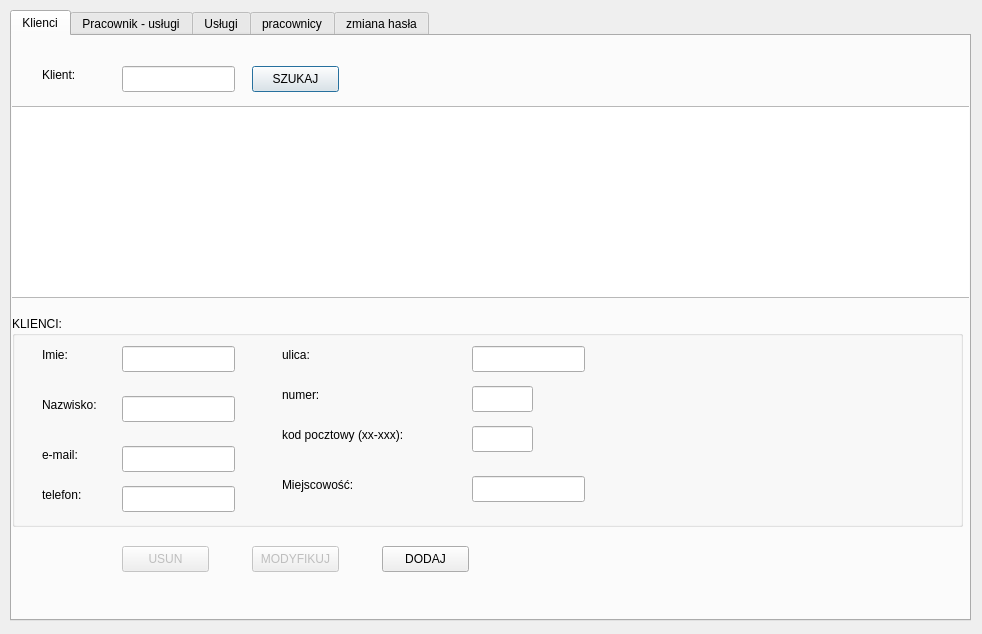
<?xml version="1.0" encoding="UTF-8"?>
<ui version="4.0">
 <class>Program</class>
 <widget class="QDialog" name="Program">
  <property name="windowModality">
   <enum>Qt::NonModal</enum>
  </property>
  <property name="geometry">
   <rect>
    <x>0</x>
    <y>0</y>
    <width>982</width>
    <height>634</height>
   </rect>
  </property>
  <property name="windowTitle">
   <string>Dialog</string>
  </property>
  <widget class="QTabWidget" name="tabWidget">
   <property name="geometry">
    <rect>
     <x>10</x>
     <y>10</y>
     <width>961</width>
     <height>611</height>
    </rect>
   </property>
   <property name="layoutDirection">
    <enum>Qt::LeftToRight</enum>
   </property>
   <property name="currentIndex">
    <number>0</number>
   </property>
   <widget class="QWidget" name="tab_3">
    <attribute name="title">
     <string>Klienci</string>
    </attribute>
    <widget class="QPushButton" name="btnKSzukaj">
     <property name="geometry">
      <rect>
       <x>240</x>
       <y>30</y>
       <width>87</width>
       <height>26</height>
      </rect>
     </property>
     <property name="text">
      <string>SZUKAJ</string>
     </property>
    </widget>
    <widget class="QLineEdit" name="txtKszukaj">
     <property name="geometry">
      <rect>
       <x>110</x>
       <y>30</y>
       <width>113</width>
       <height>26</height>
      </rect>
     </property>
    </widget>
    <widget class="QLabel" name="label_24">
     <property name="geometry">
      <rect>
       <x>30</x>
       <y>30</y>
       <width>66</width>
       <height>18</height>
      </rect>
     </property>
     <property name="text">
      <string>Klient:</string>
     </property>
    </widget>
    <widget class="QTableView" name="dgKlienci">
     <property name="geometry">
      <rect>
       <x>-10</x>
       <y>70</y>
       <width>971</width>
       <height>192</height>
      </rect>
     </property>
    </widget>
    <widget class="QGroupBox" name="gbKlienci">
     <property name="geometry">
      <rect>
       <x>0</x>
       <y>280</y>
       <width>951</width>
       <height>211</height>
      </rect>
     </property>
     <property name="title">
      <string>KLIENCI:</string>
     </property>
     <widget class="QLineEdit" name="txtKImie">
      <property name="geometry">
       <rect>
        <x>110</x>
        <y>30</y>
        <width>113</width>
        <height>26</height>
       </rect>
      </property>
     </widget>
     <widget class="QLabel" name="label_25">
      <property name="geometry">
       <rect>
        <x>30</x>
        <y>30</y>
        <width>66</width>
        <height>18</height>
       </rect>
      </property>
      <property name="text">
       <string>Imie:</string>
      </property>
     </widget>
     <widget class="QLineEdit" name="txtKNazwisko">
      <property name="geometry">
       <rect>
        <x>110</x>
        <y>80</y>
        <width>113</width>
        <height>26</height>
       </rect>
      </property>
     </widget>
     <widget class="QLabel" name="label_26">
      <property name="geometry">
       <rect>
        <x>30</x>
        <y>80</y>
        <width>66</width>
        <height>18</height>
       </rect>
      </property>
      <property name="text">
       <string>Nazwisko:</string>
      </property>
     </widget>
     <widget class="QLineEdit" name="txtKemail">
      <property name="geometry">
       <rect>
        <x>110</x>
        <y>130</y>
        <width>113</width>
        <height>26</height>
       </rect>
      </property>
      <property name="inputMethodHints">
       <set>Qt::ImhEmailCharactersOnly</set>
      </property>
     </widget>
     <widget class="QLabel" name="label_27">
      <property name="geometry">
       <rect>
        <x>30</x>
        <y>130</y>
        <width>66</width>
        <height>18</height>
       </rect>
      </property>
      <property name="text">
       <string>e-mail:</string>
      </property>
     </widget>
     <widget class="QLineEdit" name="txtKulica">
      <property name="geometry">
       <rect>
        <x>460</x>
        <y>30</y>
        <width>113</width>
        <height>26</height>
       </rect>
      </property>
     </widget>
     <widget class="QLabel" name="label_28">
      <property name="geometry">
       <rect>
        <x>270</x>
        <y>30</y>
        <width>81</width>
        <height>18</height>
       </rect>
      </property>
      <property name="text">
       <string>ulica:</string>
      </property>
     </widget>
     <widget class="QLineEdit" name="txtKnumer">
      <property name="geometry">
       <rect>
        <x>460</x>
        <y>70</y>
        <width>61</width>
        <height>26</height>
       </rect>
      </property>
      <property name="inputMethodHints">
       <set>Qt::ImhPreferNumbers</set>
      </property>
     </widget>
     <widget class="QLabel" name="label_29">
      <property name="geometry">
       <rect>
        <x>270</x>
        <y>70</y>
        <width>66</width>
        <height>18</height>
       </rect>
      </property>
      <property name="text">
       <string>numer:</string>
      </property>
     </widget>
     <widget class="QLineEdit" name="txtKpoczta">
      <property name="geometry">
       <rect>
        <x>460</x>
        <y>110</y>
        <width>61</width>
        <height>26</height>
       </rect>
      </property>
     </widget>
     <widget class="QLabel" name="label_30">
      <property name="geometry">
       <rect>
        <x>270</x>
        <y>110</y>
        <width>151</width>
        <height>18</height>
       </rect>
      </property>
      <property name="text">
       <string>kod pocztowy (xx-xxx):</string>
      </property>
     </widget>
     <widget class="QLineEdit" name="txtKmiejscowosc">
      <property name="geometry">
       <rect>
        <x>460</x>
        <y>160</y>
        <width>113</width>
        <height>26</height>
       </rect>
      </property>
     </widget>
     <widget class="QLabel" name="label_31">
      <property name="geometry">
       <rect>
        <x>270</x>
        <y>160</y>
        <width>101</width>
        <height>18</height>
       </rect>
      </property>
      <property name="text">
       <string>Miejscowość:</string>
      </property>
     </widget>
     <widget class="QLabel" name="label_32">
      <property name="geometry">
       <rect>
        <x>30</x>
        <y>170</y>
        <width>66</width>
        <height>18</height>
       </rect>
      </property>
      <property name="text">
       <string>telefon:</string>
      </property>
     </widget>
     <widget class="QLineEdit" name="txtKtelefon">
      <property name="geometry">
       <rect>
        <x>110</x>
        <y>170</y>
        <width>113</width>
        <height>26</height>
       </rect>
      </property>
      <property name="inputMethodHints">
       <set>Qt::ImhPreferNumbers</set>
      </property>
     </widget>
    </widget>
    <widget class="QPushButton" name="btnKDodaj">
     <property name="geometry">
      <rect>
       <x>370</x>
       <y>510</y>
       <width>87</width>
       <height>26</height>
      </rect>
     </property>
     <property name="text">
      <string>DODAJ</string>
     </property>
    </widget>
    <widget class="QPushButton" name="btnKModyfikuj">
     <property name="enabled">
      <bool>false</bool>
     </property>
     <property name="geometry">
      <rect>
       <x>240</x>
       <y>510</y>
       <width>87</width>
       <height>26</height>
      </rect>
     </property>
     <property name="text">
      <string>MODYFIKUJ</string>
     </property>
    </widget>
    <widget class="QPushButton" name="btnKUsun">
     <property name="enabled">
      <bool>false</bool>
     </property>
     <property name="geometry">
      <rect>
       <x>110</x>
       <y>510</y>
       <width>87</width>
       <height>26</height>
      </rect>
     </property>
     <property name="text">
      <string>USUN</string>
     </property>
    </widget>
   </widget>
   <widget class="QWidget" name="tab_2">
    <attribute name="title">
     <string>Pracownik - usługi</string>
    </attribute>
    <widget class="QLineEdit" name="txtPUSzukaj">
     <property name="geometry">
      <rect>
       <x>130</x>
       <y>30</y>
       <width>113</width>
       <height>26</height>
      </rect>
     </property>
    </widget>
    <widget class="QLabel" name="label_18">
     <property name="geometry">
      <rect>
       <x>30</x>
       <y>30</y>
       <width>91</width>
       <height>18</height>
      </rect>
     </property>
     <property name="text">
      <string>Pracownik:</string>
     </property>
    </widget>
    <widget class="QPushButton" name="btnPUSzukaj">
     <property name="geometry">
      <rect>
       <x>270</x>
       <y>30</y>
       <width>87</width>
       <height>26</height>
      </rect>
     </property>
     <property name="text">
      <string>SZUKAJ</string>
     </property>
    </widget>
    <widget class="QTableView" name="dgPUPracownicy">
     <property name="geometry">
      <rect>
       <x>400</x>
       <y>30</y>
       <width>551</width>
       <height>191</height>
      </rect>
     </property>
    </widget>
    <widget class="QLabel" name="label_19">
     <property name="geometry">
      <rect>
       <x>400</x>
       <y>10</y>
       <width>131</width>
       <height>18</height>
      </rect>
     </property>
     <property name="text">
      <string>PRACOWNICY:</string>
     </property>
    </widget>
    <widget class="QTableView" name="dgPUUslugi">
     <property name="geometry">
      <rect>
       <x>400</x>
       <y>290</y>
       <width>551</width>
       <height>191</height>
      </rect>
     </property>
     <property name="autoFillBackground">
      <bool>false</bool>
     </property>
    </widget>
    <widget class="QLabel" name="label_20">
     <property name="geometry">
      <rect>
       <x>400</x>
       <y>270</y>
       <width>131</width>
       <height>18</height>
      </rect>
     </property>
     <property name="text">
      <string>USŁUGI:</string>
     </property>
    </widget>
    <widget class="QTableView" name="dgPUDodajUsluge">
     <property name="geometry">
      <rect>
       <x>10</x>
       <y>290</y>
       <width>361</width>
       <height>191</height>
      </rect>
     </property>
    </widget>
    <widget class="QLabel" name="label_21">
     <property name="geometry">
      <rect>
       <x>10</x>
       <y>270</y>
       <width>131</width>
       <height>18</height>
      </rect>
     </property>
     <property name="text">
      <string>DODAJ USŁUGĘ:</string>
     </property>
    </widget>
    <widget class="QLabel" name="label_22">
     <property name="geometry">
      <rect>
       <x>30</x>
       <y>100</y>
       <width>66</width>
       <height>18</height>
      </rect>
     </property>
     <property name="text">
      <string>Imie:</string>
     </property>
    </widget>
    <widget class="QLabel" name="label_23">
     <property name="geometry">
      <rect>
       <x>30</x>
       <y>150</y>
       <width>71</width>
       <height>16</height>
      </rect>
     </property>
     <property name="text">
      <string>Nazwisko:</string>
     </property>
    </widget>
    <widget class="QLineEdit" name="txtPUImie">
     <property name="geometry">
      <rect>
       <x>130</x>
       <y>100</y>
       <width>113</width>
       <height>26</height>
      </rect>
     </property>
    </widget>
    <widget class="QLineEdit" name="txtPUNazwisko">
     <property name="geometry">
      <rect>
       <x>130</x>
       <y>140</y>
       <width>113</width>
       <height>26</height>
      </rect>
     </property>
    </widget>
   </widget>
   <widget class="QWidget" name="tab">
    <attribute name="title">
     <string>Usługi</string>
    </attribute>
    <widget class="QPushButton" name="btnUSzukaj">
     <property name="geometry">
      <rect>
       <x>310</x>
       <y>10</y>
       <width>87</width>
       <height>26</height>
      </rect>
     </property>
     <property name="text">
      <string>SZUKAJ</string>
     </property>
    </widget>
    <widget class="QLineEdit" name="txtUzabieg">
     <property name="geometry">
      <rect>
       <x>100</x>
       <y>10</y>
       <width>201</width>
       <height>26</height>
      </rect>
     </property>
    </widget>
    <widget class="QLabel" name="label_13">
     <property name="geometry">
      <rect>
       <x>10</x>
       <y>10</y>
       <width>66</width>
       <height>18</height>
      </rect>
     </property>
     <property name="text">
      <string>zabieg</string>
     </property>
    </widget>
    <widget class="QTableView" name="dgZabiegi">
     <property name="geometry">
      <rect>
       <x>420</x>
       <y>10</y>
       <width>531</width>
       <height>561</height>
      </rect>
     </property>
    </widget>
    <widget class="QGroupBox" name="gbZabiegi">
     <property name="geometry">
      <rect>
       <x>0</x>
       <y>60</y>
       <width>411</width>
       <height>421</height>
      </rect>
     </property>
     <property name="title">
      <string>Zabiegi:</string>
     </property>
     <widget class="QLabel" name="label_14">
      <property name="geometry">
       <rect>
        <x>20</x>
        <y>60</y>
        <width>66</width>
        <height>18</height>
       </rect>
      </property>
      <property name="text">
       <string>nazwa:</string>
      </property>
     </widget>
     <widget class="QLabel" name="label_15">
      <property name="geometry">
       <rect>
        <x>20</x>
        <y>100</y>
        <width>66</width>
        <height>18</height>
       </rect>
      </property>
      <property name="text">
       <string>cena:</string>
      </property>
     </widget>
     <widget class="QLabel" name="label_16">
      <property name="geometry">
       <rect>
        <x>20</x>
        <y>140</y>
        <width>66</width>
        <height>18</height>
       </rect>
      </property>
      <property name="text">
       <string>czas:</string>
      </property>
     </widget>
     <widget class="QLabel" name="label_17">
      <property name="geometry">
       <rect>
        <x>20</x>
        <y>170</y>
        <width>66</width>
        <height>18</height>
       </rect>
      </property>
      <property name="text">
       <string>opis:</string>
      </property>
     </widget>
     <widget class="QLineEdit" name="txtUnazwa">
      <property name="geometry">
       <rect>
        <x>80</x>
        <y>60</y>
        <width>113</width>
        <height>26</height>
       </rect>
      </property>
     </widget>
     <widget class="QLineEdit" name="txtUcena">
      <property name="geometry">
       <rect>
        <x>80</x>
        <y>100</y>
        <width>71</width>
        <height>26</height>
       </rect>
      </property>
     </widget>
     <widget class="QLineEdit" name="txtUczas">
      <property name="geometry">
       <rect>
        <x>80</x>
        <y>140</y>
        <width>71</width>
        <height>26</height>
       </rect>
      </property>
     </widget>
     <widget class="QPushButton" name="btnUDodaj">
      <property name="geometry">
       <rect>
        <x>300</x>
        <y>390</y>
        <width>87</width>
        <height>26</height>
       </rect>
      </property>
      <property name="text">
       <string>DODAJ</string>
      </property>
     </widget>
     <widget class="QPushButton" name="btnUModyfikuj">
      <property name="enabled">
       <bool>false</bool>
      </property>
      <property name="geometry">
       <rect>
        <x>160</x>
        <y>390</y>
        <width>87</width>
        <height>26</height>
       </rect>
      </property>
      <property name="text">
       <string>MODYFIKUJ</string>
      </property>
     </widget>
     <widget class="QPushButton" name="btnUUsun">
      <property name="enabled">
       <bool>false</bool>
      </property>
      <property name="geometry">
       <rect>
        <x>30</x>
        <y>390</y>
        <width>87</width>
        <height>26</height>
       </rect>
      </property>
      <property name="text">
       <string>USUŃ</string>
      </property>
     </widget>
     <widget class="QTextEdit" name="txtUopis">
      <property name="geometry">
       <rect>
        <x>20</x>
        <y>190</y>
        <width>371</width>
        <height>191</height>
       </rect>
      </property>
     </widget>
    </widget>
   </widget>
   <widget class="QWidget" name="pracownicy">
    <attribute name="title">
     <string>pracownicy</string>
    </attribute>
    <widget class="QTableView" name="dgUzytkownicy">
     <property name="geometry">
      <rect>
       <x>495</x>
       <y>10</y>
       <width>451</width>
       <height>561</height>
      </rect>
     </property>
    </widget>
    <widget class="QLabel" name="label_4">
     <property name="geometry">
      <rect>
       <x>20</x>
       <y>10</y>
       <width>91</width>
       <height>51</height>
      </rect>
     </property>
     <property name="text">
      <string>Pracownik: </string>
     </property>
    </widget>
    <widget class="QLineEdit" name="txtPSzukaj">
     <property name="geometry">
      <rect>
       <x>120</x>
       <y>20</y>
       <width>171</width>
       <height>31</height>
      </rect>
     </property>
    </widget>
    <widget class="QPushButton" name="btnPSzukaj">
     <property name="geometry">
      <rect>
       <x>330</x>
       <y>20</y>
       <width>87</width>
       <height>26</height>
      </rect>
     </property>
     <property name="text">
      <string>SZUKAJ</string>
     </property>
    </widget>
    <widget class="QGroupBox" name="boxEdycjaUzytkownik">
     <property name="geometry">
      <rect>
       <x>20</x>
       <y>60</y>
       <width>441</width>
       <height>231</height>
      </rect>
     </property>
     <property name="title">
      <string>Edycja danych użytkownika:</string>
     </property>
     <widget class="QLabel" name="label_5">
      <property name="geometry">
       <rect>
        <x>30</x>
        <y>40</y>
        <width>66</width>
        <height>18</height>
       </rect>
      </property>
      <property name="text">
       <string>Imie:</string>
      </property>
     </widget>
     <widget class="QLineEdit" name="txtPImie">
      <property name="geometry">
       <rect>
        <x>130</x>
        <y>40</y>
        <width>113</width>
        <height>26</height>
       </rect>
      </property>
     </widget>
     <widget class="QLineEdit" name="txtPNazwisko">
      <property name="geometry">
       <rect>
        <x>130</x>
        <y>90</y>
        <width>113</width>
        <height>26</height>
       </rect>
      </property>
     </widget>
     <widget class="QLabel" name="label_6">
      <property name="geometry">
       <rect>
        <x>30</x>
        <y>90</y>
        <width>66</width>
        <height>18</height>
       </rect>
      </property>
      <property name="text">
       <string>Nazwisko:</string>
      </property>
     </widget>
     <widget class="QLineEdit" name="txtPLogin">
      <property name="geometry">
       <rect>
        <x>130</x>
        <y>140</y>
        <width>113</width>
        <height>26</height>
       </rect>
      </property>
     </widget>
     <widget class="QLabel" name="label_7">
      <property name="geometry">
       <rect>
        <x>30</x>
        <y>140</y>
        <width>66</width>
        <height>18</height>
       </rect>
      </property>
      <property name="text">
       <string>Login:</string>
      </property>
     </widget>
     <widget class="QCheckBox" name="cbP">
      <property name="geometry">
       <rect>
        <x>300</x>
        <y>90</y>
        <width>92</width>
        <height>24</height>
       </rect>
      </property>
      <property name="text">
       <string>Pracownik</string>
      </property>
     </widget>
    </widget>
    <widget class="QPushButton" name="btnPusun">
     <property name="enabled">
      <bool>false</bool>
     </property>
     <property name="geometry">
      <rect>
       <x>20</x>
       <y>540</y>
       <width>87</width>
       <height>26</height>
      </rect>
     </property>
     <property name="text">
      <string>usun</string>
     </property>
    </widget>
    <widget class="QPushButton" name="btnPmodyfikuj">
     <property name="enabled">
      <bool>false</bool>
     </property>
     <property name="geometry">
      <rect>
       <x>200</x>
       <y>540</y>
       <width>87</width>
       <height>26</height>
      </rect>
     </property>
     <property name="text">
      <string>modyfikuj</string>
     </property>
    </widget>
    <widget class="QPushButton" name="btnPdodaj">
     <property name="geometry">
      <rect>
       <x>360</x>
       <y>540</y>
       <width>87</width>
       <height>26</height>
      </rect>
     </property>
     <property name="text">
      <string>dodaj</string>
     </property>
    </widget>
    <widget class="QGroupBox" name="boxGodiznyPracy">
     <property name="enabled">
      <bool>false</bool>
     </property>
     <property name="geometry">
      <rect>
       <x>20</x>
       <y>300</y>
       <width>481</width>
       <height>211</height>
      </rect>
     </property>
     <property name="title">
      <string>Godziny pracy:</string>
     </property>
     <widget class="QLabel" name="label_8">
      <property name="geometry">
       <rect>
        <x>35</x>
        <y>30</y>
        <width>111</width>
        <height>20</height>
       </rect>
      </property>
      <property name="text">
       <string>PONIEDZIAŁEK:</string>
      </property>
     </widget>
     <widget class="QLineEdit" name="txtponOd">
      <property name="geometry">
       <rect>
        <x>150</x>
        <y>30</y>
        <width>71</width>
        <height>26</height>
       </rect>
      </property>
     </widget>
     <widget class="QLineEdit" name="txtponDo">
      <property name="geometry">
       <rect>
        <x>250</x>
        <y>30</y>
        <width>71</width>
        <height>26</height>
       </rect>
      </property>
     </widget>
     <widget class="QLabel" name="label_9">
      <property name="geometry">
       <rect>
        <x>40</x>
        <y>70</y>
        <width>66</width>
        <height>18</height>
       </rect>
      </property>
      <property name="text">
       <string>WTOREK:</string>
      </property>
     </widget>
     <widget class="QLineEdit" name="txtwtDo">
      <property name="geometry">
       <rect>
        <x>250</x>
        <y>70</y>
        <width>71</width>
        <height>26</height>
       </rect>
      </property>
     </widget>
     <widget class="QLineEdit" name="txtwtOd">
      <property name="geometry">
       <rect>
        <x>150</x>
        <y>70</y>
        <width>71</width>
        <height>26</height>
       </rect>
      </property>
     </widget>
     <widget class="QLabel" name="label_10">
      <property name="geometry">
       <rect>
        <x>40</x>
        <y>110</y>
        <width>66</width>
        <height>18</height>
       </rect>
      </property>
      <property name="text">
       <string> ŚRODA:</string>
      </property>
     </widget>
     <widget class="QLineEdit" name="txtsrDo">
      <property name="geometry">
       <rect>
        <x>250</x>
        <y>110</y>
        <width>71</width>
        <height>26</height>
       </rect>
      </property>
     </widget>
     <widget class="QLineEdit" name="txtsrOd">
      <property name="geometry">
       <rect>
        <x>150</x>
        <y>110</y>
        <width>71</width>
        <height>26</height>
       </rect>
      </property>
     </widget>
     <widget class="QLabel" name="label_11">
      <property name="geometry">
       <rect>
        <x>40</x>
        <y>150</y>
        <width>101</width>
        <height>18</height>
       </rect>
      </property>
      <property name="text">
       <string>CZWARTEK:</string>
      </property>
     </widget>
     <widget class="QLineEdit" name="txtczwDo">
      <property name="geometry">
       <rect>
        <x>250</x>
        <y>140</y>
        <width>71</width>
        <height>26</height>
       </rect>
      </property>
     </widget>
     <widget class="QLineEdit" name="txtczwOd">
      <property name="geometry">
       <rect>
        <x>150</x>
        <y>140</y>
        <width>71</width>
        <height>26</height>
       </rect>
      </property>
     </widget>
     <widget class="QLabel" name="label_12">
      <property name="geometry">
       <rect>
        <x>40</x>
        <y>180</y>
        <width>66</width>
        <height>18</height>
       </rect>
      </property>
      <property name="text">
       <string>PIĄTEK:</string>
      </property>
     </widget>
     <widget class="QLineEdit" name="txtptDo">
      <property name="geometry">
       <rect>
        <x>250</x>
        <y>180</y>
        <width>71</width>
        <height>26</height>
       </rect>
      </property>
     </widget>
     <widget class="QLineEdit" name="txtptOd">
      <property name="geometry">
       <rect>
        <x>150</x>
        <y>180</y>
        <width>71</width>
        <height>26</height>
       </rect>
      </property>
     </widget>
     <widget class="QGroupBox" name="boxGPSzablony">
      <property name="geometry">
       <rect>
        <x>340</x>
        <y>30</y>
        <width>121</width>
        <height>171</height>
       </rect>
      </property>
      <property name="title">
       <string>SZABLONY</string>
      </property>
      <widget class="QPushButton" name="btn7_15">
       <property name="geometry">
        <rect>
         <x>10</x>
         <y>30</y>
         <width>87</width>
         <height>26</height>
        </rect>
       </property>
       <property name="text">
        <string>7-15</string>
       </property>
      </widget>
      <widget class="QPushButton" name="btn8_16">
       <property name="geometry">
        <rect>
         <x>10</x>
         <y>60</y>
         <width>87</width>
         <height>26</height>
        </rect>
       </property>
       <property name="text">
        <string>8-16</string>
       </property>
      </widget>
      <widget class="QPushButton" name="btn9_17">
       <property name="geometry">
        <rect>
         <x>10</x>
         <y>90</y>
         <width>87</width>
         <height>26</height>
        </rect>
       </property>
       <property name="text">
        <string>9-17</string>
       </property>
      </widget>
      <widget class="QPushButton" name="btn10_18">
       <property name="geometry">
        <rect>
         <x>10</x>
         <y>120</y>
         <width>87</width>
         <height>26</height>
        </rect>
       </property>
       <property name="text">
        <string>10-18</string>
       </property>
      </widget>
     </widget>
    </widget>
   </widget>
   <widget class="QWidget" name="tabHaslo">
    <attribute name="icon">
     <iconset theme="audio-card">
      <normaloff>.</normaloff>.</iconset>
    </attribute>
    <attribute name="title">
     <string>zmiana hasła</string>
    </attribute>
    <widget class="QGroupBox" name="boxHaslo">
     <property name="geometry">
      <rect>
       <x>540</x>
       <y>220</y>
       <width>381</width>
       <height>341</height>
      </rect>
     </property>
     <property name="title">
      <string>Zmiana Hasła</string>
     </property>
     <widget class="QPushButton" name="btnHZmien">
      <property name="enabled">
       <bool>false</bool>
      </property>
      <property name="geometry">
       <rect>
        <x>190</x>
        <y>250</y>
        <width>87</width>
        <height>26</height>
       </rect>
      </property>
      <property name="text">
       <string>ZMIEŃ</string>
      </property>
      <property name="default">
       <bool>false</bool>
      </property>
     </widget>
     <widget class="QLineEdit" name="txtHStare">
      <property name="geometry">
       <rect>
        <x>180</x>
        <y>70</y>
        <width>113</width>
        <height>26</height>
       </rect>
      </property>
      <property name="echoMode">
       <enum>QLineEdit::Password</enum>
      </property>
     </widget>
     <widget class="QLabel" name="label">
      <property name="geometry">
       <rect>
        <x>60</x>
        <y>80</y>
        <width>91</width>
        <height>20</height>
       </rect>
      </property>
      <property name="text">
       <string>Stare hasło:</string>
      </property>
     </widget>
     <widget class="QLabel" name="label_2">
      <property name="geometry">
       <rect>
        <x>60</x>
        <y>130</y>
        <width>91</width>
        <height>20</height>
       </rect>
      </property>
      <property name="text">
       <string>Nowe hasło:</string>
      </property>
     </widget>
     <widget class="QLabel" name="label_3">
      <property name="geometry">
       <rect>
        <x>60</x>
        <y>190</y>
        <width>111</width>
        <height>20</height>
       </rect>
      </property>
      <property name="text">
       <string>Powtórz hasło:</string>
      </property>
     </widget>
     <widget class="QLineEdit" name="txtHNowe">
      <property name="geometry">
       <rect>
        <x>180</x>
        <y>130</y>
        <width>113</width>
        <height>26</height>
       </rect>
      </property>
      <property name="echoMode">
       <enum>QLineEdit::Password</enum>
      </property>
     </widget>
     <widget class="QLineEdit" name="txtHPowtorzone">
      <property name="geometry">
       <rect>
        <x>180</x>
        <y>190</y>
        <width>113</width>
        <height>26</height>
       </rect>
      </property>
      <property name="echoMode">
       <enum>QLineEdit::Password</enum>
      </property>
     </widget>
     <zorder>txtHStare</zorder>
     <zorder>btnHZmien</zorder>
     <zorder>label</zorder>
     <zorder>label_2</zorder>
     <zorder>label_3</zorder>
     <zorder>txtHNowe</zorder>
     <zorder>txtHPowtorzone</zorder>
    </widget>
   </widget>
  </widget>
 </widget>
 <resources/>
 <connections/>
</ui>
